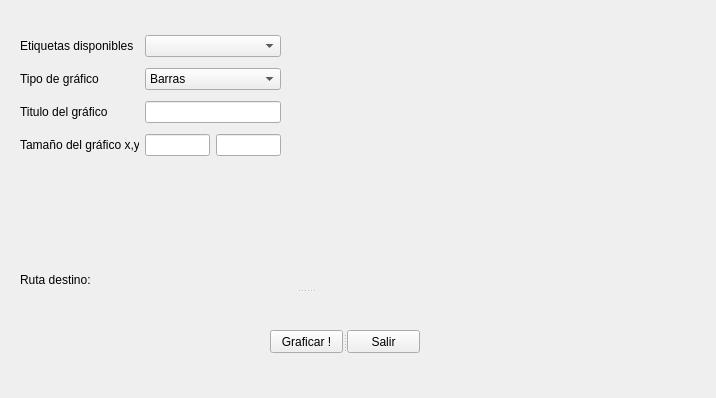
<?xml version="1.0" encoding="UTF-8"?>
<ui version="4.0">
 <class>StatsPopButton</class>
 <widget class="QWidget" name="StatsPopButton">
  <property name="geometry">
   <rect>
    <x>0</x>
    <y>0</y>
    <width>716</width>
    <height>398</height>
   </rect>
  </property>
  <property name="windowTitle">
   <string>Form</string>
  </property>
  <widget class="QWidget" name="layoutWidget">
   <property name="geometry">
    <rect>
     <x>20</x>
     <y>30</y>
     <width>261</width>
     <height>131</height>
    </rect>
   </property>
   <layout class="QGridLayout" name="gridLayout">
    <item row="0" column="0">
     <widget class="QLabel" name="dwc_label">
      <property name="text">
       <string>Etiquetas disponibles</string>
      </property>
     </widget>
    </item>
    <item row="0" column="2" colspan="2">
     <widget class="QComboBox" name="dwc_label_response"/>
    </item>
    <item row="1" column="0">
     <widget class="QLabel" name="graph_kind">
      <property name="text">
       <string>Tipo de gráfico</string>
      </property>
     </widget>
    </item>
    <item row="1" column="2" colspan="2">
     <widget class="QComboBox" name="graph_kind_response">
      <item>
       <property name="text">
        <string>Barras</string>
       </property>
      </item>
      <item>
       <property name="text">
        <string>Barras horizontales</string>
       </property>
      </item>
      <item>
       <property name="text">
        <string>Torta</string>
       </property>
      </item>
     </widget>
    </item>
    <item row="2" column="0">
     <widget class="QLabel" name="graph_title">
      <property name="text">
       <string>Titulo del gráfico</string>
      </property>
     </widget>
    </item>
    <item row="3" column="0" colspan="2">
     <widget class="QLabel" name="graph_size">
      <property name="text">
       <string>Tamaño del gráfico x,y</string>
      </property>
     </widget>
    </item>
    <item row="3" column="2">
     <widget class="QLineEdit" name="graph_size_response_x"/>
    </item>
    <item row="3" column="3">
     <widget class="QLineEdit" name="graph_size_response_y"/>
    </item>
    <item row="2" column="2" colspan="2">
     <widget class="QLineEdit" name="graph_title_response"/>
    </item>
   </layout>
  </widget>
  <widget class="QSplitter" name="splitter">
   <property name="geometry">
    <rect>
     <x>270</x>
     <y>330</y>
     <width>150</width>
     <height>23</height>
    </rect>
   </property>
   <property name="orientation">
    <enum>Qt::Horizontal</enum>
   </property>
   <widget class="QPushButton" name="graphbutton">
    <property name="text">
     <string>Graficar !</string>
    </property>
   </widget>
   <widget class="QPushButton" name="exitbutton">
    <property name="text">
     <string>Salir</string>
    </property>
   </widget>
  </widget>
  <widget class="QSplitter" name="splitter_2">
   <property name="geometry">
    <rect>
     <x>20</x>
     <y>270</y>
     <width>571</width>
     <height>41</height>
    </rect>
   </property>
   <property name="orientation">
    <enum>Qt::Vertical</enum>
   </property>
   <widget class="QLabel" name="route_destiny_label">
    <property name="text">
     <string>Ruta destino:</string>
    </property>
   </widget>
   <widget class="QLabel" name="route_destiny_response_label">
    <property name="text">
     <string/>
    </property>
   </widget>
  </widget>
 </widget>
 <resources/>
 <connections/>
</ui>
